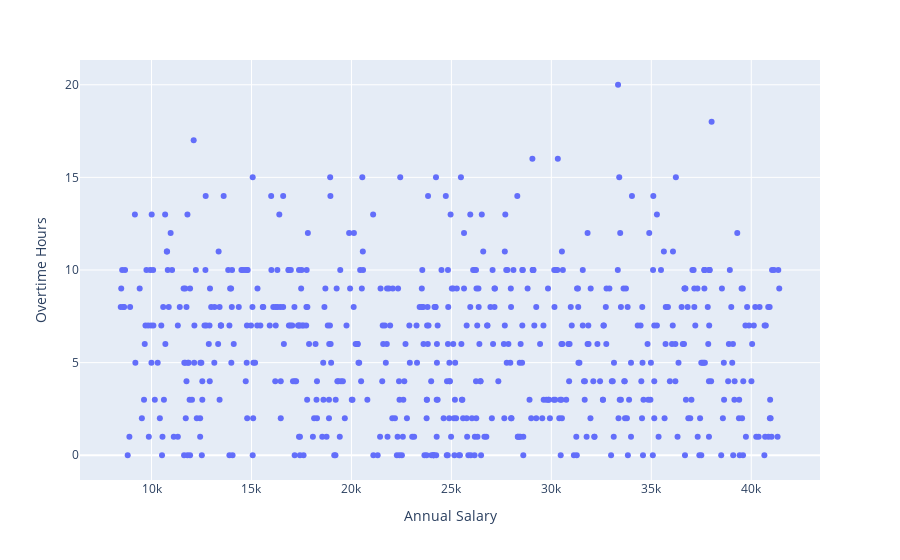

Notebook cell for this chart:
### Code cell
fig=px.scatter(dc,x="Annual Salary",y="Overtime Hours")
fig.show()

### Figure 1 — Plotly figure (JSON) as saved in the notebook; plotly's stock layout.template omitted (floating-point values rounded to 4 significant figures; data arrays with more than 128 entries replaced by an {"elided": "..."} marker saying what was removed)
{"data": [{"hovertemplate": "Annual Salary=%{x}<br>Overtime Hours=%{y}<extra></extra>", "legendgroup": "", "marker": {"color": "#636efa", "symbol": "circle"}, "mode": "markers", "name": "", "orientation": "v", "showlegend": false, "type": "scatter", "x": {"elided": "617 float values"}, "xaxis": "x", "y": {"elided": "617 int values"}, "yaxis": "y"}], "layout": {"legend": {"tracegroupgap": 0}, "margin": {"t": 60}, "xaxis": {"anchor": "y", "domain": [0, 1], "title": {"text": "Annual Salary"}}, "yaxis": {"anchor": "x", "domain": [0, 1], "title": {"text": "Overtime Hours"}}}}
